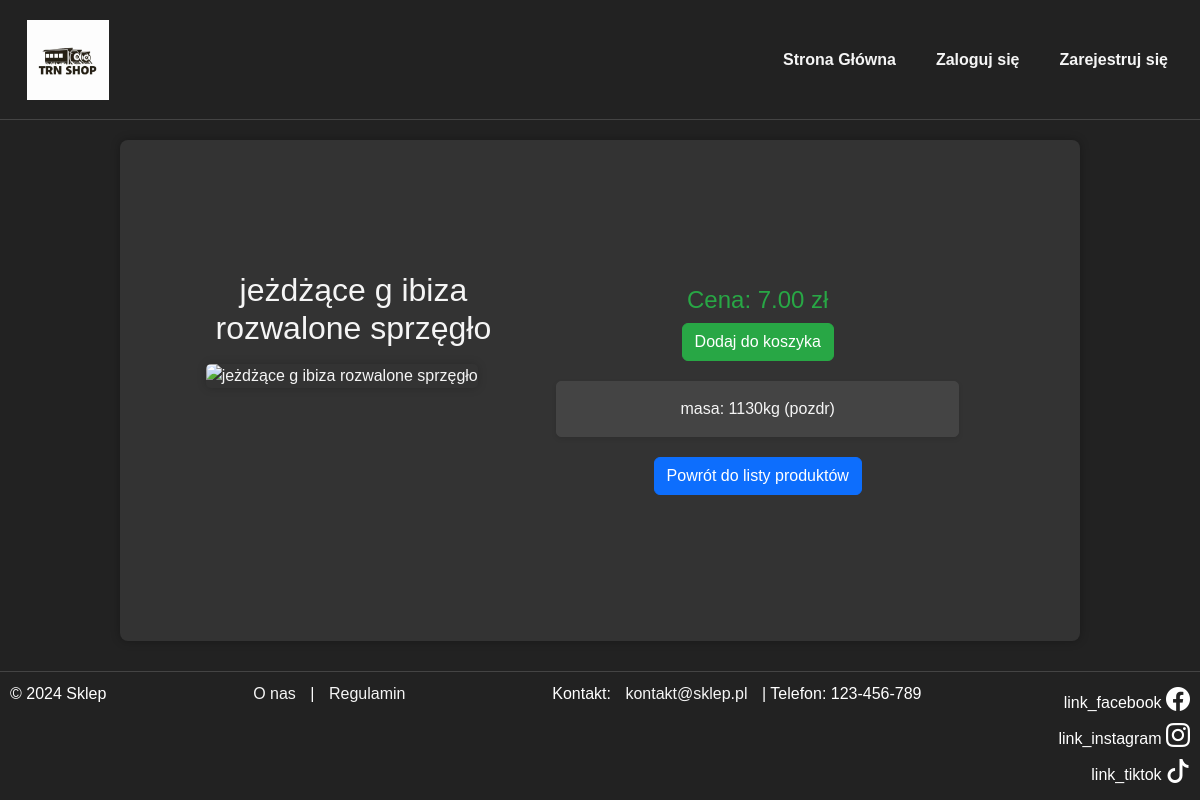
/produkt_strona.php?id_produktu=6, run on the app's committed database.
### tables this page shows
CREATE TABLE `produkty` (
  `id` int(11) NOT NULL,
  `nazwa` varchar(50) NOT NULL,
  `cena` decimal(10,0) NOT NULL,
  `id_kategoria` int(11) NOT NULL,
  `opis` text NOT NULL
);

### produkt_strona.php (the view, shortened to what this page needs)
<?php
    $conn = new mysqli("localhost", "root", "", "stronabaza");
    $id = isset($_GET["id_produktu"]) ? (int)$_GET["id_produktu"] : 0;
    $result = $conn->prepare('SELECT * FROM produkty WHERE id = ?');
    $result->bind_param('i', $id);
    $result->execute();
    $q_result = $result->get_result();
    if ($q_result->num_rows > 0) {
        $produkt = $q_result->fetch_assoc();
    } else {
        header("Location: index.php?message=Produkt%20nie%20znaleziony");
        exit();
    }
?>
<!DOCTYPE html>
<html lang="pl">
    <head>
        <link href="https://cdn.jsdelivr.net/npm/bootstrap@5.3.0-alpha1/dist/css/bootstrap.min.css" rel="stylesheet">
        <link href="https://cdn.jsdelivr.net/npm/bootstrap-icons/font/bootstrap-icons.css" rel="stylesheet">
        <link href="styl_1.css" rel="stylesheet">
    </head>
    <body>
        <nav class="navbar navbar-expand-lg navbar-dark">
            <div class="container-fluid">
                <a class="navbar-brand" href="index.php">
                    <img src="logo.jpg" alt="Logo Sklepu">
                </a>
                <div class="collapse navbar-collapse">
                    <ul class="navbar-nav ms-auto">
                        <li class="nav-item">
                            <a class="menu_button nav-link btn btn-outline-light" href="index.php">Strona Główna</a>
                        </li>
                        <?php
                            if(!isset($_SESSION["id"])) {
                                echo "<li class='nav-item'> <a class='menu_button nav-link btn btn-outline-primary' id='do_logowania' href='logowanie.php'>Zaloguj się</a> </li>";
                                echo "<li class='nav-item'> <a class='menu_button nav-link btn btn-outline-primary' id='do_rejestracji' href='rejestracja.php'>Zarejestruj się</a> </li>";
                            }elseif($_SESSION["id"]!=0){
                                echo "<li class='nav-item'> <a class='menu_button nav-link btn btn-outline-primary' id='do_panelu_klienta' href='panel_klienta.php'>Twoje konto</a> </li>";
                            }elseif($_SESSION["id"]=0){
                                echo "<li class='nav-item'> <a class='menu_button nav-link btn btn-outline-primary' id='do_panelu_administratora' href='admin.php'>Panel administratora</a> </li>";
                            }
                        ?>
                    </ul>
                </div>
            </div>
        </nav>
        <div class="container">
            <div class="main-content">
                <div class="image-section">
                    <h1><?php echo htmlspecialchars($produkt['nazwa']); ?></h1>
                    <img src="zdjecia_prod/<?php echo htmlspecialchars($produkt['id']);?>.jpg" alt="<?php echo htmlspecialchars($produkt['nazwa']); ?>">
                </div>
                <div class="product-info">
                    <h2>Cena: <?php echo number_format($produkt['cena'], 2); ?> zł</h2>
                    <button class="btn btn-success">Dodaj do koszyka</button>
                    <p><?php echo nl2br(htmlspecialchars($produkt['opis'])); ?></p>
                    <a href="index.php" class="btn btn-primary">Powrót do listy produktów</a>
                </div>
            </div>
        </div>
        <footer>
            <div>© 2024 Sklep</div>
            <div>
                <a href="o_nas.php">O nas</a>
                |
                <a href="regulamin.php">Regulamin</a></div>
            <p>Kontakt: <a href="mailto:kontakt@sklep.pl">kontakt@sklep.pl</a> | Telefon: 123-456-789</p>
            <div class="social-icons">
                <div><span>link_facebook</span> <i class="bi bi-facebook"></i></div>
                <div><span>link_instagram</span> <i class="bi bi-instagram"></i></div>
                <div><span>link_tiktok</span> <i class="bi bi-tiktok"></i></div>
            </div>
        </footer>
    </body>
</html>

### styl_1.css (style rules this page uses)
body { font-family: Arial, sans-serif; margin: 0; padding: 0; min-height: 100vh; display: flex; flex-direction: column; }
.navbar { background-color: #222; height: 120px; }
.navbar a { color: white; font-weight: bold; padding: 10px 15px; }
.navbar-brand img { height: 80px; }
.navbar-nav .nav-item .nav-link { color: #f5f5f5; padding: 10px 15px; }
.container { flex: 1; display: flex; justify-content: center; align-items: center; padding-top: 0px; padding-right: 40px; padding-bottom: 50px; padding-left: 40px; background-color: #fff; }
footer { background-color: #222; color: white; padding: 20px; display: flex; justify-content: space-between; border-top: 1px solid #444; }
footer .social-icons { display: flex; flex-direction: column; align-items: flex-end; }
footer .social-icons i { font-size: 24px; margin: 5px 0; color: white; }
footer a { color: #f5f5f5; text-decoration: none; margin: 0 10px; }
.menu_button { margin: 5px; }
.product-info { padding: 15px; text-align: center; }

### produkt_strona.php (style rules this page uses)
body { background-color: #222; color: #f5f5f5; font-family: Arial, sans-serif; }
.container { width: 80%; margin: auto; background: #333; padding: 20px; box-shadow: 0px 0px 10px rgba(0, 0, 0, 0.3); border-radius: 8px; }
.image-section { float: left; width: 40%; padding-right: 20px; }
.image-section img { width: 100%; border-radius: 5px; box-shadow: 0px 0px 10px rgba(0, 0, 0, 0.2); }
.product-info { float: left; width: 60%; color: #f5f5f5; }
.product-info h2 { color: #28a745; font-size: 24px; }
.product-info p { padding: 15px; border: 1px solid #444; border-radius: 5px; background-color: #444; / color: #f5f5f5; box-shadow: 0 2px 5px rgba(0, 0, 0, 0.1); margin: 20px; }
.btn-success { background-color: #28a745; border-color: #28a745; color: white; }
footer a { color: #f5f5f5; text-decoration: none; margin: 0 10px; }
footer { text-align: center; padding: 10px; background-color: #222; margin-top: 30px; border-top: 1px solid #444; }
.social-icons i { font-size: 24px; color: #ccc; margin: 0 10px; }
.navbar { background-color: #222; border-bottom: 1px solid #444; margin-bottom: 20px; }
.navbar-brand img { max-height: 80px; }
.navbar-nav .nav-item .nav-link { color: #f5f5f5; font-weight: bold; padding: 10px 15px; }
.menu_button { font-size: 16px; }
.image-section h1 { text-align: center; font-size: 2em; color: #f5f5f5; margin-bottom: 15px; }

### data on the page
produkty: nazwa "jeżdżące g ibiza rozwalone sprzęgło", cena "7.00", opis "masa: 1130kg (pozdr)"
